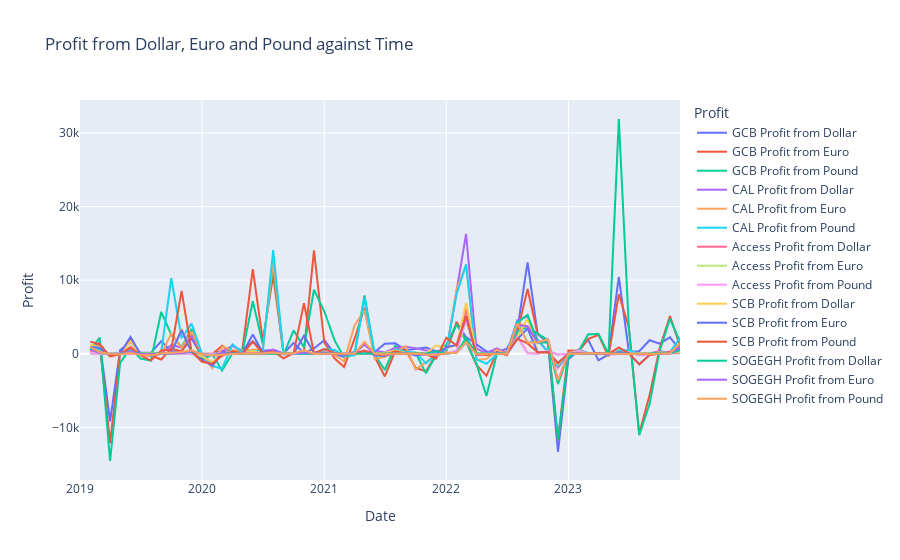

The notebook cell saved with this chart:
### Code cell
# plot graph for profits for each bank
fig = go.Figure()
# add traces for banks

for bank in banks:
    fig.add_trace(
        go.Scatter(
            x=data.index,
            y=data[f"{bank} Profit from Dollar"],
            mode="lines",
            name=f"{bank} Profit from Dollar",
        )
    )

    fig.add_trace(
        go.Scatter(
            x=data.index,
            y=data[f"{bank} Profit from Euro"],
            mode="lines",
            name=f"{bank} Profit from Euro",
        )
    )

    fig.add_trace(
        go.Scatter(
            x=data.index,
            y=data[f"{bank} Profit from Pound"],
            mode="lines",
            name=f"{bank} Profit from Pound",
        )
    )

# Update the layout
fig.update_layout(
    title="Profit from Dollar, Euro and Pound against Time",
    xaxis_title="Date",
    yaxis_title="Profit",
    legend_title="Profit",
)

# Show the plot
fig.show()
